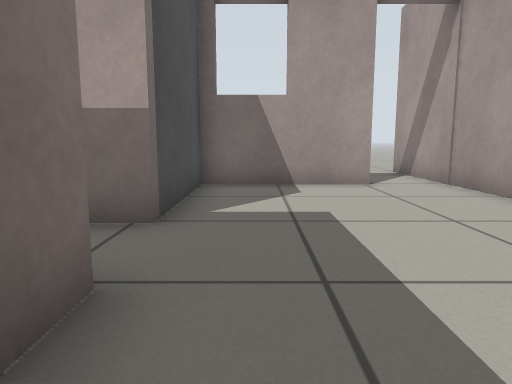
View 1 (above)

20 first-person views from a walk through a world built for the Gazebo simulator. The camera is 0.5 m above the floor, tilts 8° down and sees 70° across. The floor is counted in squares, 0.5 m on a side. Each view is taken from the middle of a square. On the plan, view 1 faces up. The plan holds only what a view shows up to about 13 squares ahead; the rest is blank. Gazebo's built-in surfaces are drawn with simple patterns.

View 2
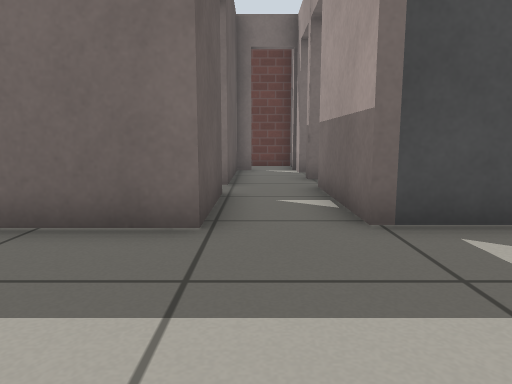

View 3
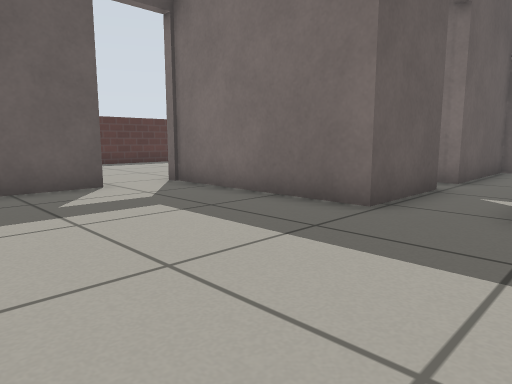

View 4
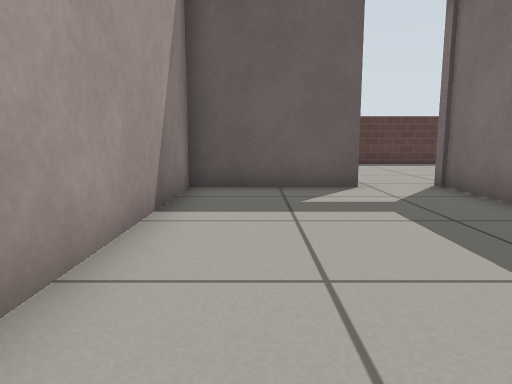

View 5
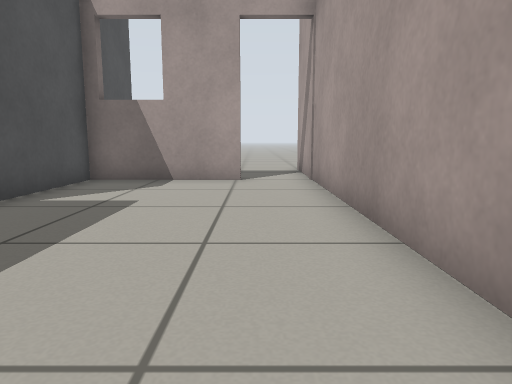

View 6
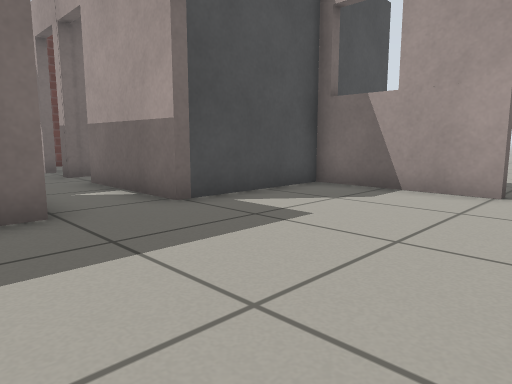

View 7
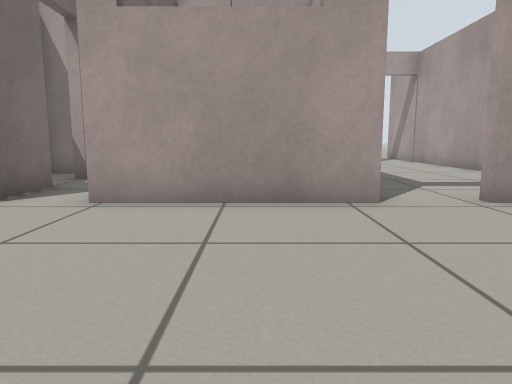

View 8
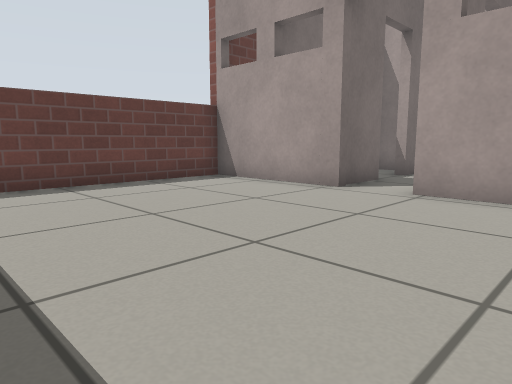

View 9
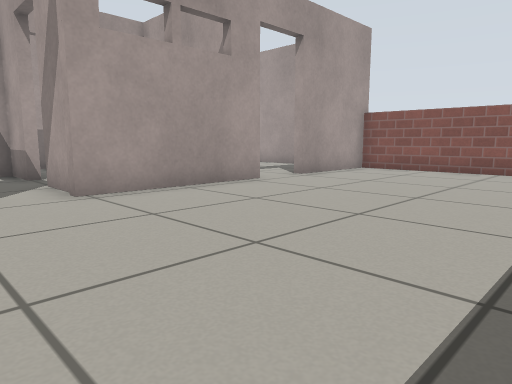

View 10
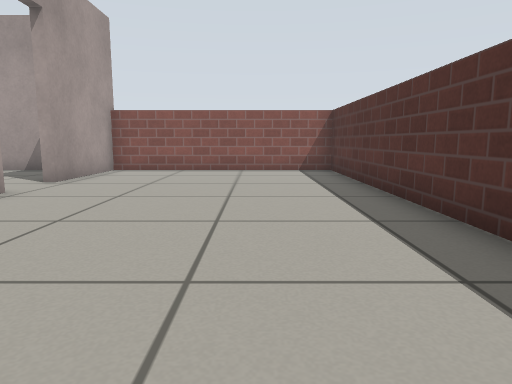

View 11
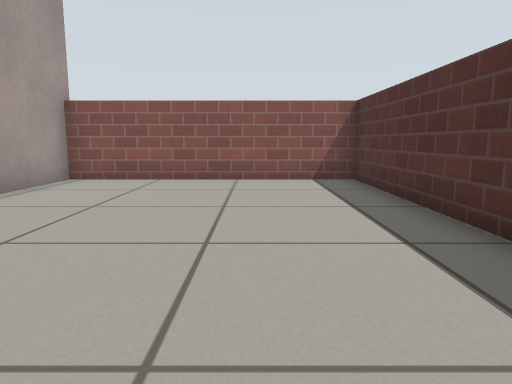

View 12
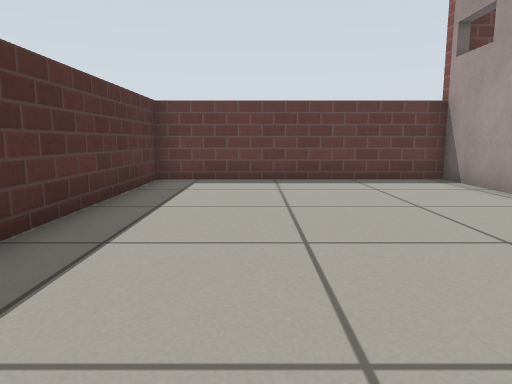

View 13
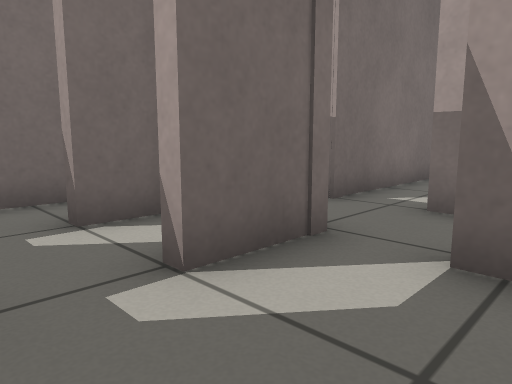

View 14
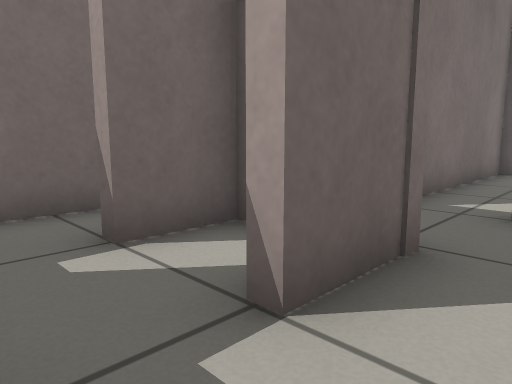

View 15
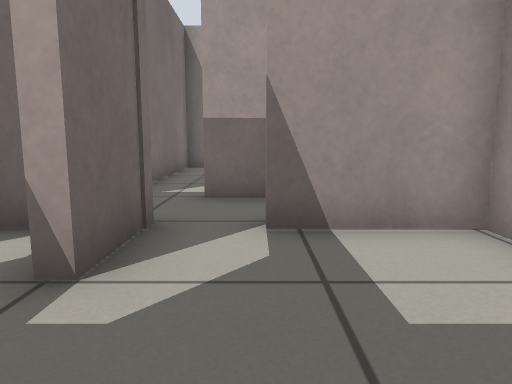

View 16
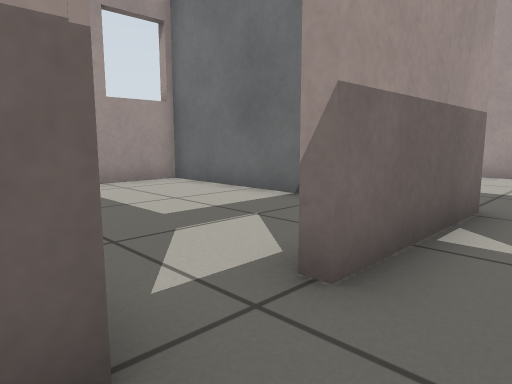

View 17
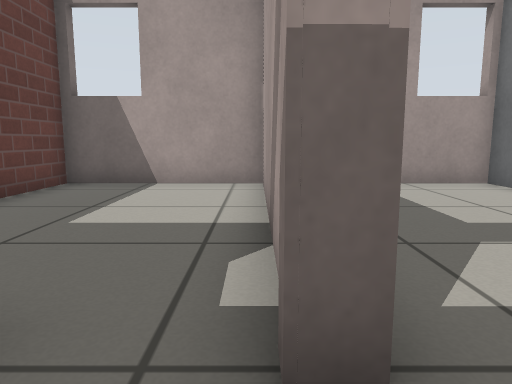

View 18
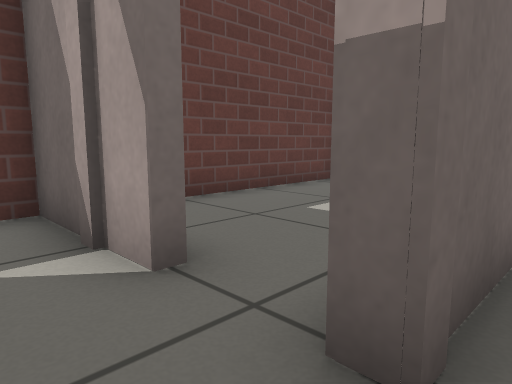

View 19
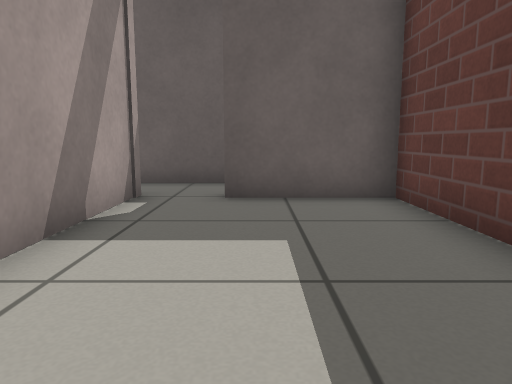

View 20
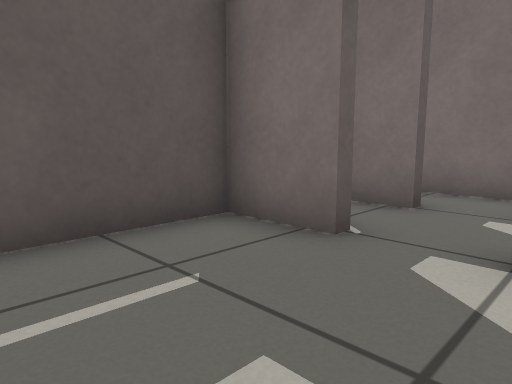

### Floor plan
Key: @ floor where view 1 was taken; # wall or solid block; . floor; D open door.
Columns run from 12 left of view 1 to 5 right of it. Each row starts with its distance up from view 1.
 12  ###########  ...
 11 ##...#. ...#  ...#
 10 #....#. ...#  ...#
  9 #....#.....####DD#
  8 #....#.....#...DD#
  7 #....#.....#.....#
  6 #....#.....#.....#
  5 ####DDDD####.....#
  4 ###DDDDD.........#
  3   #D.............#
  2    ####DD###.....#
  1    #.#.#...#.....#
  0    #DDDD...#@....#
 -1    #D#.D...#.....#
 -2    #.#.#...#.....#
 -3 #####DD####DD#####
 -4 #................#
 -5 #................#
 -6 #................#
 -7 #................#
 -8 #................#
 -9 #................#
-10 # ...............#
-11  #################

Positions as (right, up) in squares from view 1, and headings:
1: (0, 0), facing up
2: (3, 3), facing left
3: (4, 5), facing down-left
4: (3, 5), facing down
5: (3, -1), facing up
6: (4, 1), facing up-left
7: (-3, -9), facing up
8: (-3, -10), facing up-left
9: (-8, -10), facing up-right
10: (-8, -8), facing right
11: (-5, -8), facing right
12: (-2, -8), facing left
13: (-3, -1), facing up-left
14: (-4, -1), facing up-left
15: (-4, -2), facing up
16: (-7, 3), facing up-right
17: (-7, 3), facing up
18: (-6, 3), facing up-left
19: (-9, 11), facing down
20: (-2, 1), facing down-left
